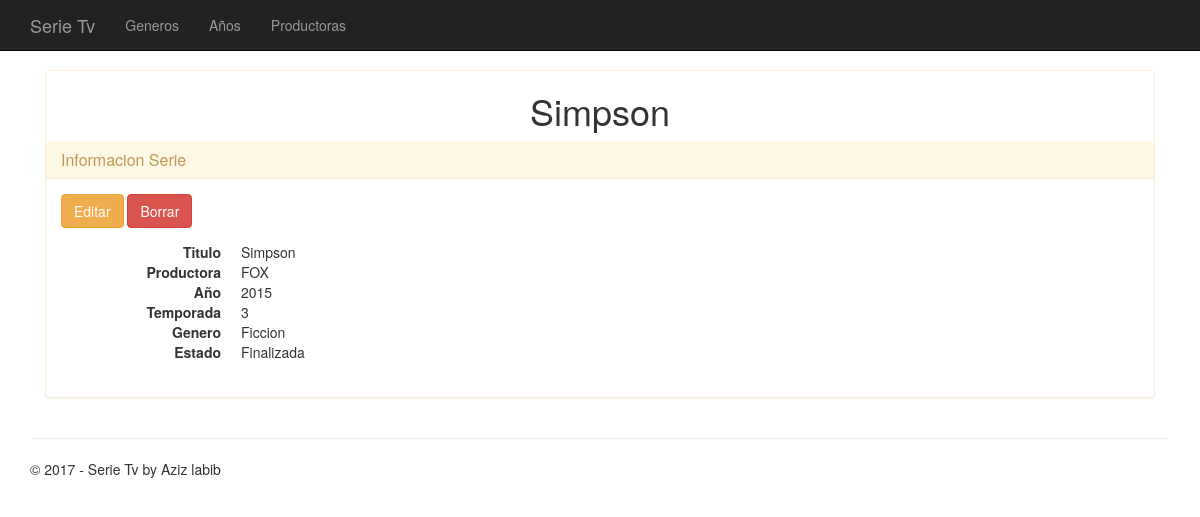
Page /ver/2 on the committed database.
### app/models.py (models this page shows, shortened)
class Serie(models.Model):
    titulo = models.CharField(max_length=20)
    productora = models.CharField(max_length=10)
    fecha = models.IntegerField()
    temporada = models.IntegerField()
    GENEROS = ((0,"Accion"),(1,"Historica"),(2,"Terror"),(3,"Drama"),(4,"Ficcion"),(5,"Policiaca"))
    genero = models.IntegerField(choices=GENEROS)
    ESTADO = ((0,"Produccion"),(1,"En Emision"),(2,"Finalizada"))
    estado = models.IntegerField(choices=ESTADO)
    def getSerie(clave):
        serie = Serie.objects.get(pk=clave)
        return serie

### app/views.py (the view)
# urls.py: url(r'^ver/(?P<id>[0-9]+)$', app.views.ver, name='ver'),
def ver(request,id):
    assert isinstance(request, HttpRequest)
    serie = Serie.getSerie(id)
    return render(request,
        'app/ver.html',
        {
            'title':'Informacion Serie',
            'serie':serie
        })

### app/templates/app/ver.html
﻿{% extends "app/layout.html" %}
{% block content %}
<div class="container">
    <div class="panel panel-warning">
        <h1 class="text-center">{{serie.titulo}}</h1>
	<div class="panel-heading">
		<h1 class="panel-title">{{title}}</h1>
	</div>
	<div class="panel-body">
        <p><a href="{% url 'editar' id=serie.id %}" class="btn btn-warning btn-large">Editar</a>
        <a onclick="return confirm('¿Deseas eliminar esta Serie?');"href="{% url 'borrar' id=serie.id %}" class="btn btn-danger btn-large">Borrar</a><p>
        <dl class="dl-horizontal">
            <dt>Titulo</dt>
            <dd>{{serie.titulo}}</dd>
            <dt>Productora</dt>
            <dd>{{serie.productora}}</dd>
            <dt>A&ntilde;o</dt>
            <dd>{{serie.fecha}}</dd>
            <dt>Temporada</dt>
            <dd>{{serie.temporada}}</dd>
            <dt>Genero</dt>
            <dd>{{serie.get_genero_display}}</dd>
            <dt>Estado</dt>
            <dd>{{serie.get_estado_display}}</dd>
        </dl>
	</div>
</div>
</div>
{% endblock %}

### app/static/app/content/site.css (style rules this page uses)
body { padding-top: 50px; padding-bottom: 20px; }

### rows in the picture
Serie: titulo "Simpson", productora "FOX", fecha "2015", temporada "3", genero "Ficcion", estado "Finalizada"

### other values in the picture
{{ title }} "Informacion Serie"
